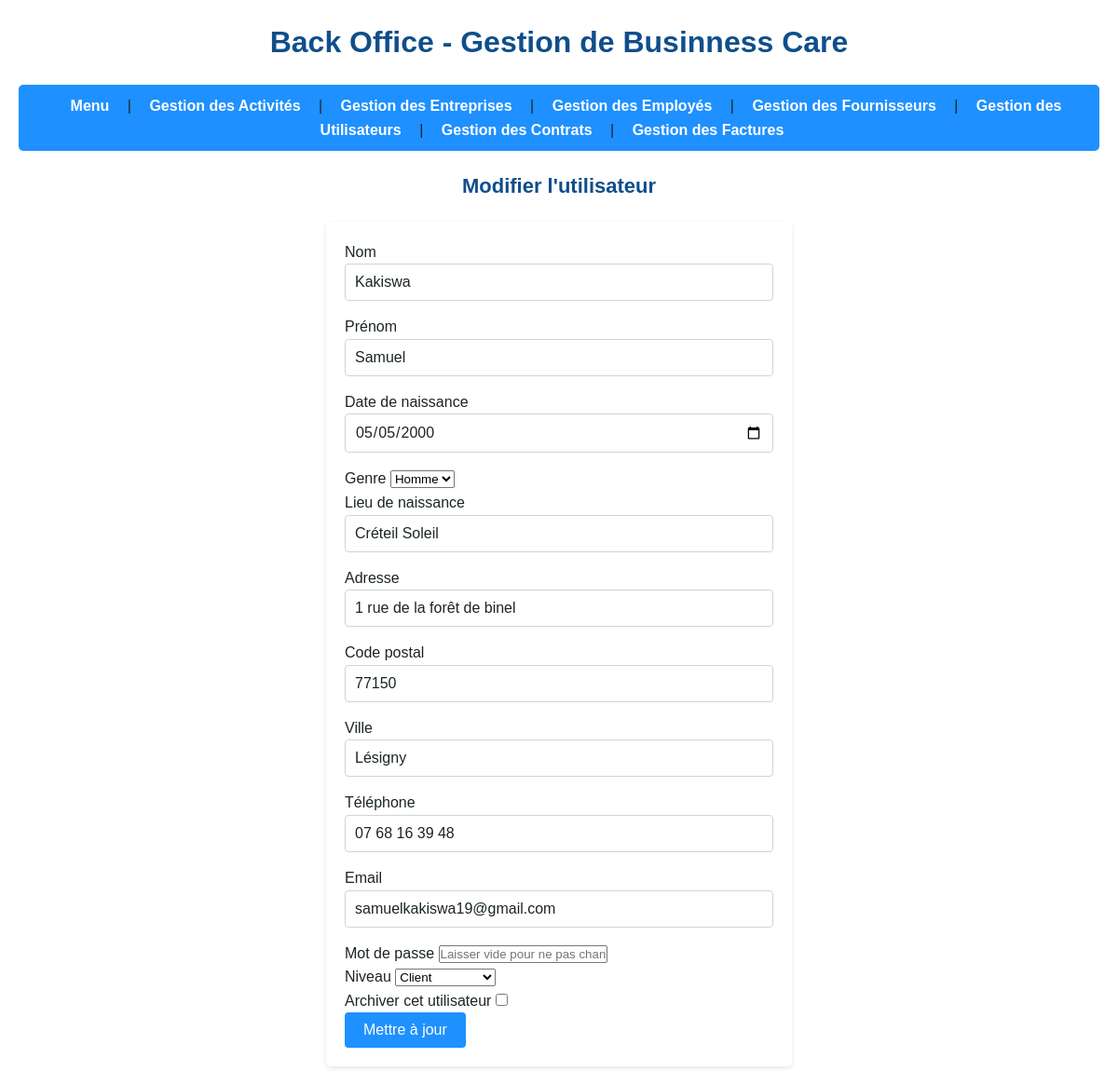
Page /back_office/pages/users/edit.php?id=1 on the committed database.
### tables this page shows
CREATE TABLE `utilisateurs` (
  `id` int(11) NOT NULL,
  `last_name` varchar(100) NOT NULL,
  `first_name` varchar(100) NOT NULL,
  `date_naissance` date NOT NULL,
  `genre` enum('homme','femme','autre') NOT NULL,
  `lieu_naissance` varchar(255) NOT NULL,
  `adresse` varchar(255) NOT NULL,
  `code_postal` varchar(20) NOT NULL,
  `ville` varchar(100) NOT NULL,
  `telephone` varchar(20) NOT NULL,
  `email` varchar(255) NOT NULL,
  `password` varchar(255) NOT NULL,
  `niveau` varchar(255) NOT NULL,
  `created_at` datetime NOT NULL,
  `archived` tinyint(1) DEFAULT '0',
  `photo` varchar(255) DEFAULT NULL
);

### back_office/pages/users/edit.php (the view, shortened to what this page needs)
<!DOCTYPE html>
<html lang="fr">
<head>
    <link rel="stylesheet" href="../../assets/style.css">
</head>
<body>
<?php
require_once '../../config/database.php';
require_once '../../composants/nav.php';
$id = $_GET['id'];
$stmt = $pdo->prepare("SELECT * FROM utilisateurs WHERE id = ?");
$stmt->execute([$id]);
$activity = $stmt->fetch(PDO::FETCH_ASSOC);
?>
<h2>Modifier l'utilisateur</h2>
<form method="POST">
    <label for="last_name">Nom</label>
    <input type="text" name="last_name" id="last_name" value="<?php echo htmlspecialchars($activity['last_name']); ?>" required><br>
    <label for="first_name">Prénom</label>
    <input type="text" name="first_name" id="first_name" value="<?php echo htmlspecialchars($activity['first_name']); ?>" required><br>
    <label for="date_naissance">Date de naissance</label>
    <input type="date" name="date_naissance" id="date_naissance" value="<?php echo $activity['date_naissance']; ?>" required><br>
    <label for="genre">Genre</label>
    <select name="genre" id="genre" required>
        <option value="homme" <?php echo $activity['genre'] == 'homme' ? 'selected' : ''; ?>>Homme</option>
    </select><br>
    <label for="lieu_naissance">Lieu de naissance</label>
    <input type="text" name="lieu_naissance" id="lieu_naissance" value="<?php echo htmlspecialchars($activity['lieu_naissance']); ?>" required><br>
    <label for="adresse">Adresse</label>
    <input type="text" name="adresse" id="adresse" value="<?php echo htmlspecialchars($activity['adresse']); ?>" required><br>
    <label for="code_postal">Code postal</label>
    <input type="text" name="code_postal" id="code_postal" value="<?php echo htmlspecialchars($activity['code_postal']); ?>" required><br>
    <label for="ville">Ville</label>
    <input type="text" name="ville" id="ville" value="<?php echo htmlspecialchars($activity['ville']); ?>" required><br>
    <label for="telephone">Téléphone</label>
    <input type="text" name="telephone" id="telephone" value="<?php echo htmlspecialchars($activity['telephone']); ?>" required><br>
    <label for="email">Email</label>
    <input type="email" name="email" id="email" value="<?php echo htmlspecialchars($activity['email']); ?>" required><br>
    <label for="password">Mot de passe</label>
    <input type="password" name="password" id="password" placeholder="Laisser vide pour ne pas changer"><br>
    <label for="niveau">Niveau</label>
    <select name="niveau" id="niveau" required>
        <option value="CLIENT" <?php echo $activity['niveau'] == 'CLIENT' ? 'selected' : ''; ?>>Client</option>
    </select><br>
    <label for="archived">Archiver cet utilisateur</label>
    <input type="checkbox" name="archived" id="archived" value="1" <?php echo $activity['archived'] == 1 ? 'checked' : ''; ?>><br>
    <button type="submit">Mettre à jour</button>
</form>
</body>
</html>

### back_office/assets/style.css (style rules this page uses)
* { margin: 0; padding: 0; box-sizing: border-box; font-family: Arial, sans-serif; }
:root { --bleu-principal: #1E90FF; --bleu-fonce: #104E8B; --noir: #1C2526; --gris: #D3D3D3; --blanc: #FFFFFF; --gris-fonce: #808080; }
body { background-color: var(--blanc); color: var(--noir); line-height: 1.6; padding: 20px; }
h1, h2 { color: var(--bleu-fonce); margin-bottom: 20px; }
h2 { font-size: 22px; text-align: center; }
form { background-color: var(--blanc); padding: 20px; border-radius: 5px; box-shadow: 0 2px 5px rgba(0, 0, 0, 0.1); max-width: 500px; margin: 0 auto; }
input[type="text"], input[type="email"], input[type="date"], textarea { width: 100%; padding: 10px; margin-bottom: 15px; border: 1px solid var(--gris); border-radius: 4px; font-size: 1em; color: var(--noir); }
button, input[type="submit"] { background-color: var(--bleu-principal); color: var(--blanc); padding: 10px 20px; border: none; border-radius: 4px; cursor: pointer; font-size: 1em; transition: background-color 0.3s ease; }

### rows in the picture
utilisateurs: last_name "Kakiswa", first_name "Samuel", date_naissance "05/05/2000", genre "Homme", lieu_naissance "Créteil Soleil", adresse "1 rue de la forêt de binel", code_postal "77150", ville "Lésigny", telephone "07 68 16 39 48", email "samuelkakiswa19@gmail.com", niveau "Client"
